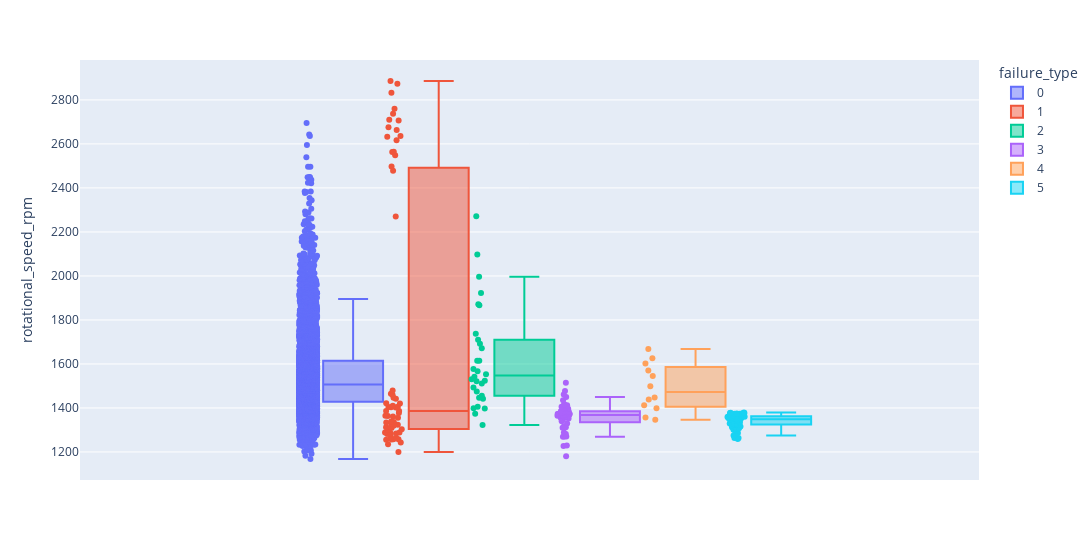

The notebook cell this image was saved under:
### Code cell
histogram('rotational_speed_rpm')

### Figure 1 — Plotly figure (JSON) as saved in the notebook; plotly's stock layout.template omitted (floating-point values rounded to 4 significant figures; data arrays with more than 128 entries replaced by an {"elided": "..."} marker saying what was removed)
{"data": [{"alignmentgroup": "True", "boxpoints": "all", "hovertemplate": "failure_type=0<br>rotational_speed_rpm=%{y}<extra></extra>", "legendgroup": "0", "marker": {"color": "#636efa"}, "name": "0", "notched": false, "offsetgroup": "0", "orientation": "v", "showlegend": true, "type": "box", "x0": " ", "xaxis": "x", "y": {"elided": "6435 int values"}, "y0": " ", "yaxis": "y"}, {"alignmentgroup": "True", "boxpoints": "all", "hovertemplate": "failure_type=1<br>rotational_speed_rpm=%{y}<extra></extra>", "legendgroup": "1", "marker": {"color": "#EF553B"}, "name": "1", "notched": false, "offsetgroup": "1", "orientation": "v", "showlegend": true, "type": "box", "x0": " ", "xaxis": "x", "y": [1410, 1421, 1420, 2564, 2874, 1336, 2833, 1235, 2270, 1319, 1386, 1258, 1243, 2737, 1479, 2886, 1313, 1301, 1258, 2549, 1446, 1267, 1324, 2563, 2760, 1338, 1442, 1331, 1284, 1386, 1365, 2676, 2663, 1284, 2497, 2706, 1262, 1288, 1257, 1404, 1364, 1356, 1282, 1405, 1312, 1309, 2636, 2478, 2633, 1288, 1255, 1200, 1465, 2710, 1303, 1402, 2617, 1334, 1459, 1326, 1403, 1377, 1361], "y0": " ", "yaxis": "y"}, {"alignmentgroup": "True", "boxpoints": "all", "hovertemplate": "failure_type=2<br>rotational_speed_rpm=%{y}<extra></extra>", "legendgroup": "2", "marker": {"color": "#00cc96"}, "name": "2", "notched": false, "offsetgroup": "2", "orientation": "v", "showlegend": true, "type": "box", "x0": " ", "xaxis": "x", "y": [1455, 1511, 1867, 1542, 1399, 1996, 1567, 1405, 1530, 1615, 1710, 1442, 1446, 1521, 1671, 1577, 1493, 1397, 1692, 1524, 2097, 1374, 1553, 1737, 1475, 1323, 1615, 1871, 1922, 2271], "y0": " ", "yaxis": "y"}, {"alignmentgroup": "True", "boxpoints": "all", "hovertemplate": "failure_type=3<br>rotational_speed_rpm=%{y}<extra></extra>", "legendgroup": "3", "marker": {"color": "#ab63fa"}, "name": "3", "notched": false, "offsetgroup": "3", "orientation": "v", "showlegend": true, "type": "box", "x0": " ", "xaxis": "x", "y": [1282, 1412, 1405, 1373, 1289, 1372, 1385, 1362, 1354, 1310, 1365, 1384, 1378, 1329, 1515, 1345, 1417, 1269, 1378, 1270, 1227, 1383, 1340, 1359, 1363, 1365, 1411, 1477, 1450, 1369, 1399, 1379, 1312, 1380, 1461, 1362, 1372, 1270, 1368, 1272, 1399, 1229, 1181, 1369, 1396, 1354, 1373, 1367, 1435, 1317, 1352, 1360], "y0": " ", "yaxis": "y"}, {"alignmentgroup": "True", "boxpoints": "all", "hovertemplate": "failure_type=4<br>rotational_speed_rpm=%{y}<extra></extra>", "legendgroup": "4", "marker": {"color": "#FFA15A"}, "name": "4", "notched": false, "offsetgroup": "4", "orientation": "v", "showlegend": true, "type": "box", "x0": " ", "xaxis": "x", "y": [1399, 1626, 1570, 1447, 1602, 1346, 1499, 1357, 1668, 1412, 1545, 1438], "y0": " ", "yaxis": "y"}, {"alignmentgroup": "True", "boxpoints": "all", "hovertemplate": "failure_type=5<br>rotational_speed_rpm=%{y}<extra></extra>", "legendgroup": "5", "marker": {"color": "#19d3f3"}, "name": "5", "notched": false, "offsetgroup": "5", "orientation": "v", "showlegend": true, "type": "box", "x0": " ", "xaxis": "x", "y": [1342, 1377, 1360, 1326, 1366, 1357, 1376, 1325, 1364, 1286, 1373, 1263, 1355, 1346, 1349, 1362, 1314, 1359, 1330, 1356, 1329, 1297, 1331, 1361, 1374, 1334, 1317, 1259, 1362, 1326, 1280, 1308, 1355, 1368, 1353, 1326, 1358, 1379, 1321, 1329, 1378, 1263, 1351, 1305, 1359, 1375, 1351, 1349, 1369, 1275, 1312, 1374, 1361, 1359, 1365, 1335, 1341, 1330, 1324, 1349, 1337, 1353, 1366, 1341, 1306, 1301, 1336, 1351, 1363, 1295, 1332, 1371, 1377, 1298, 1316], "y0": " ", "yaxis": "y"}], "layout": {"boxmode": "group", "legend": {"title": {"text": "failure_type"}, "tracegroupgap": 0}, "margin": {"t": 60}, "width": 1200, "xaxis": {"anchor": "y", "domain": [0, 1]}, "yaxis": {"anchor": "x", "domain": [0, 1], "title": {"text": "rotational_speed_rpm"}}}}
